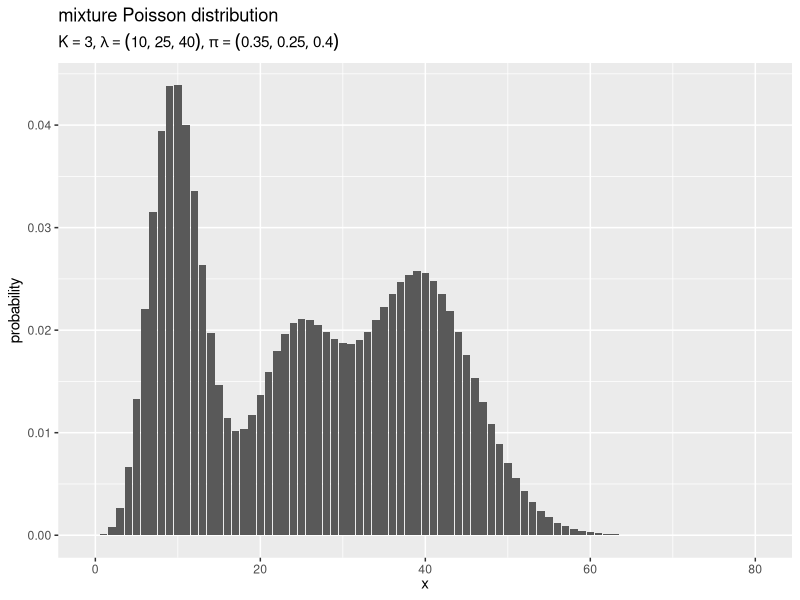
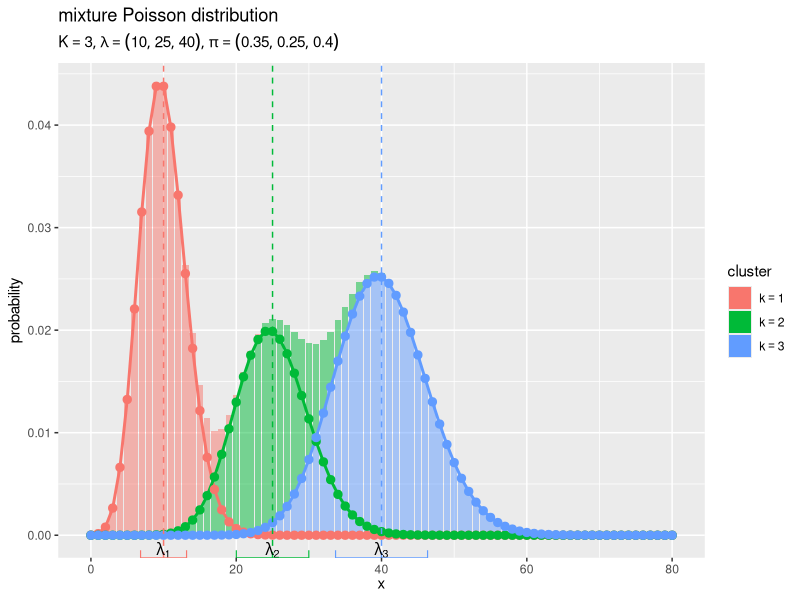

Generate these figures, in order, with R:

# 混合ポアソン分布 -------------------------------------------------------------

# 確率分布の作図


# ライブラリの読込 -------------------------------------------------------------

# 利用パッケージ
library(tidyverse)

# パッケージ名の省略用
library(ggplot2)


# 分布の作図 -------------------------------------------------------------------

### パラメータの設定 -----

# K個のパラメータを指定
lambda_k <- c(10, 25, 40)

# 混合比率を指定
pi_k <- c(0.35, 0.25, 0.4)

# クラスタ数を取得
K <- length(lambda_k)


# x軸の最大値を指定
x_max <- max(lambda_k) * 2

# x軸の値を作成
x_vec <- seq(from = 0, to = x_max, by = 1)


### 分布の計算 -----

# クラスタごとの重み付け確率を計算
cluster_prob_df <- tidyr::expand_grid(
  k = 1:K,  # クラスタ番号
  x = x_vec # 確率変数の値
) |> # クラスタごとに変数を複製
  dplyr::mutate(
    lambda = lambda_k[k], # パラメータ
    pi     = pi_k[k],     # 混合比率
    prob = pi * dpois(x = x, lambda = lambda) # 重み付け確率
  )

# 確率を計算
prob_df <- cluster_prob_df |> 
  dplyr::summarise(
    prob = sum(prob), # 混合確率
    .by = x
  )


### 分布の作図 -----

# ラベル用の文字列を作成
param_lbl <- paste0(
  "list(", 
  "K == ", K, ", ", 
  "lambda == (list(", paste0(round(lambda_k, digits = 2), collapse = ", "), ")), ", 
  "pi == (list(", paste0(round(pi_k, digits = 2), collapse = ", "), "))", 
  ")"
)

# 分布を作図
ggplot() + 
  geom_bar(
    data = prob_df, 
    mapping = aes(x = x, y = prob), 
    stat = "identity"
  ) + # 分布
  labs(
    title = "mixture Poisson distribution", 
    subtitle = parse(text = param_lbl), 
    x = expression(x), 
    y = "probability"
  )

# クラスタのごとの分布を作図
ggplot() + 
  geom_bar(
    data = cluster_prob_df, 
    mapping = aes(x = x, y = prob, fill = factor(k)), 
    stat = "identity", position = "stack", 
    alpha = 0.5
  ) + # 混合分布
  geom_line(
    data = cluster_prob_df, 
    mapping = aes(x = x, y = prob, color = factor(k)), 
    linewidth = 1
  ) + # クラスタごとの重み付け分布
  geom_point(
    data = cluster_prob_df, 
    mapping = aes(x = x, y = prob, color = factor(k)), 
    size = 2.5
  ) + # クラスタごとの重み付け分布
  geom_vline(
    mapping = aes(xintercept = lambda_k, color = factor(1:K)), 
    linetype = "dashed"
  ) + # クラスタごとの期待値
  geom_text(
    mapping = aes(x = lambda_k, y = -Inf, label = paste0("lambda[", 1:K, "]")), 
    hjust = 0.5, vjust = 0, parse = TRUE
  ) + # クラスタごとの期待値ラベル
  geom_segment(
    mapping = aes(
      x = lambda_k-sqrt(lambda_k), y = -Inf, 
      xend = lambda_k+sqrt(lambda_k), yend = -Inf, 
      color = factor(1:K)
    )
  ) + # クラスタごとの標準偏差
  geom_text(
    mapping = aes(x = lambda_k-sqrt(lambda_k), y = -Inf, label = "|", color = factor(1:K)), 
    size = 5
  ) + # クラスタごとの標準偏差の始点
  geom_text(
    mapping = aes(x = lambda_k+sqrt(lambda_k), y = -Inf, label = "|", color = factor(1:K)), 
    size = 5
  ) + # クラスタごとの標準偏差の終点
  scale_fill_hue(label = parse(text = paste0("k == ", 1:K))) + # クラスタ番号
  guides(
    fill = guide_legend(override.aes = list(alpha = 1)), 
    color = FALSE
  ) + # 凡例の体裁
  labs(
    title = "mixture Poisson distribution", 
    subtitle = parse(text = param_lbl), 
    fill = "cluster", 
    x = expression(x), 
    y = "probability"
  )


